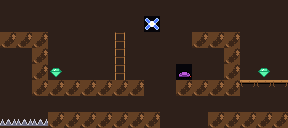

A level layout from a 2D game, rendered from its tile map. Below: a short description, then the map file with its tile-grid data intact:
An orthogonal 18x8 tile map with 16x16 px tiles, 1 tile layer (Tiles).

<map version="1.10" tiledversion="1.11.2" orientation="orthogonal" renderorder="right-down" width="18" height="8" tilewidth="16" tileheight="16" infinite="0" nextlayerid="4" nextobjectid="1">
  <properties>
    <property name="tier" value="2" type="int" />
    <property name="name" value="chunk14" />
  </properties>
  <tileset firstgid="1" source="../cells.tsx" />
  <layer id="1" name="Tiles" width="18" height="8">
    <data encoding="csv">
1,1,1,1,1,1,1,1,1,1,1,1,1,1,1,1,1,1,
1,1,1,1,1,1,1,1,1,12,1,1,1,1,1,1,1,1,
2,2,2,1,1,1,1,5,1,1,1,1,2,2,2,1,1,1,
1,1,2,1,1,1,1,5,1,1,1,1,1,1,2,1,1,1,
1,1,2,7,1,1,1,5,1,1,1,11,1,1,2,1,8,1,
1,1,2,2,2,2,2,2,2,1,1,2,2,2,2,4,4,4,
1,1,1,1,1,1,1,1,1,1,1,1,1,1,1,1,1,1,
6,6,6,2,2,2,2,2,2,2,1,1,1,2,2,2,2,2
</data>
  </layer>
</map>
